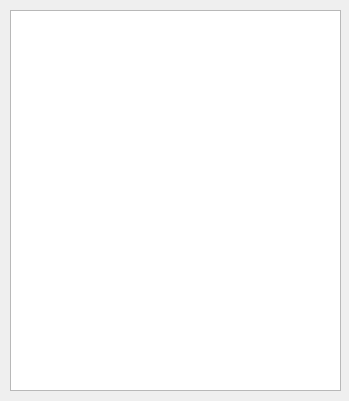
<?xml version="1.0" encoding="UTF-8"?>
<ui version="4.0">
 <class>waiterForm</class>
 <widget class="QWidget" name="waiterForm">
  <property name="geometry">
   <rect>
    <x>0</x>
    <y>0</y>
    <width>349</width>
    <height>401</height>
   </rect>
  </property>
  <property name="windowTitle">
   <string>Meseros</string>
  </property>
  <property name="windowIcon">
   <iconset resource="Images.qrc">
    <normaloff>:/img/Images/Waiter.png</normaloff>:/img/Images/Waiter.png</iconset>
  </property>
  <widget class="QListWidget" name="listWidget">
   <property name="geometry">
    <rect>
     <x>10</x>
     <y>10</y>
     <width>331</width>
     <height>381</height>
    </rect>
   </property>
  </widget>
 </widget>
 <resources>
  <include location="Images.qrc"/>
 </resources>
 <connections/>
</ui>
